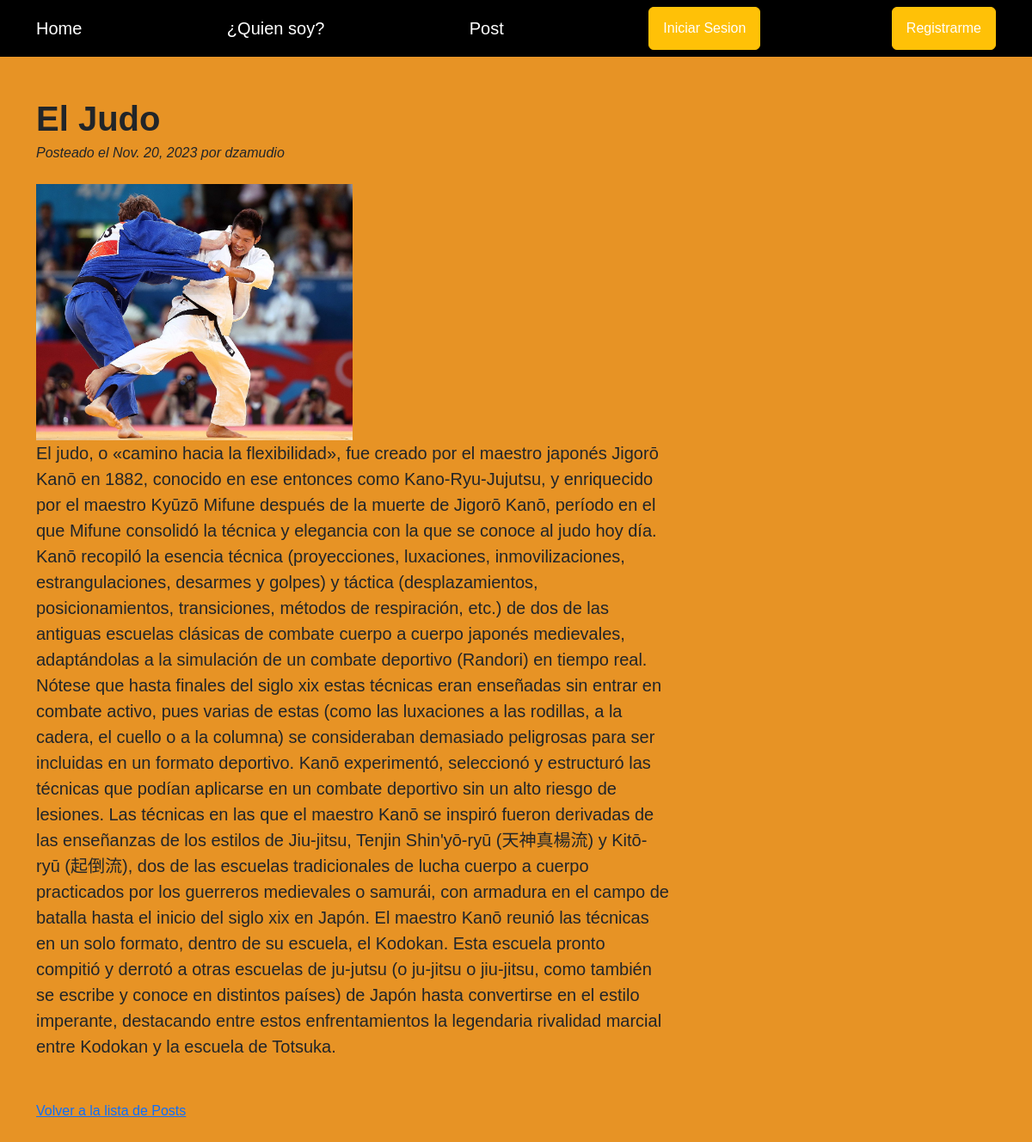
The page /pages/9 on the database its author committed.
### AppBlog/models.py (models this page shows, shortened)
class Post(models.Model):
    articulo = models.CharField(max_length=50)
    texto = RichTextField()
    autor = models.CharField(max_length=50)
    fecha = models.DateField()
    imagen = models.ImageField(upload_to="blogimagen", null=True, blank=True)

### AppBlog/views.py (the view)
# urls.py: path('pages/<pk>', views.PostDetailView.as_view(), name="detalle_post"),
class PostDetailView(DetailView):
    model = Post
    template_name = "detalle_post.html"

### AppBlog/templates/detalle_post.html (shortened to what this page needs)
{% extends "./padre.html" %}
{% load static %}
{% block contenidoQueCambia %}
<body>
<div class="container mt-5">
    <div class="row">
        <div class="col-lg-8">
            <article>
                <header class="mb-4">
                    <h1 class="fw-bolder mb-1">{{post.articulo}}</h1>
                    <div class="fst-italic mb-2">Posteado el {{post.fecha}} por {{post.autor}}</div>
                </header>
                <a href=""><img class="card-img-top" src="{{ post.imagen.url }}" alt="" style="max-width: 50%;" /></a>
                <section class="mb-5">
                    <p class="fs-5 mb-4">{{post.texto}}</p>
                </section>
            </article>
    <p>
        <a href="{% url 'post_list' %}">Volver a la lista de Posts</a>
    </p>
</body>
{% endblock contenidoQueCambia %}

### AppBlog/templates/detalle_post.html (style rules this page uses)
body { font-family: 'Arial', sans-serif; position: relative; background-color: #e79325; background-size: cover; padding-bottom: 8rem; }

### rows shown on the page
Post: articulo "El Judo", fecha "Nov. 20, 2023", autor "dzamudio", imagen (picture), texto "El judo, o «camino hacia la flexibilidad», fue creado por el maestro japonés Jigorō Kanō en 1882, conocido en ese entonces como Kano-Ryu-Jujutsu, y enriquecido por el maestro Kyūzō Mifune después de la muerte de Jigorō Kanō, período en el que Mifune consolidó la técnica y elegancia con la que se conoce al judo hoy día. Kanō recopiló la esencia técnica (proyecciones, luxaciones, inmovilizaciones, estrangulaciones, desarmes y golpes) y táctica (desplazamientos, posicionamientos, transiciones, métodos de respiración, etc.) de dos de las antiguas escuelas clásicas de combate cuerpo a cuerpo japonés medievales, adaptándolas a la simulación de un combate deportivo (Randori) en tiempo real. Nótese…"
